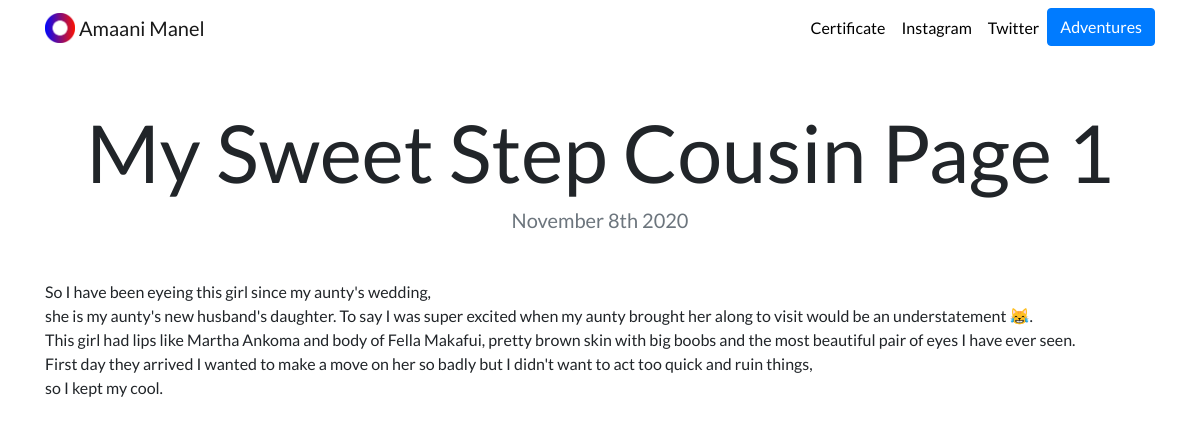
/blog/5/, run on the app's committed database.
### blog/models.py (models this page shows, shortened)
class Blog(models.Model):
    title = models.CharField(max_length=200)
    description = models.TextField(max_length=3000)
    date = models.DateField()

### blog/views.py (the view)
# urls.py: path('<int:blog_id>/', views.detail, name='detail'),
def detail(request, blog_id):
    blog = get_object_or_404(Blog, pk=blog_id)
    return render(request, 'blog/detail.html', {'blog': blog})

### blog/templates/blog/detail.html
{% extends "portfolio/base.html" %}
{% load static %}
{% block content %}
<h1 class="text-center mt-5" id="blogdetailtitle">{{ blog.title }}</h1>
<h5 class="text-center text-muted mb-5">{{ blog.date|date:'F jS Y' }}</h5>
{{ blog.description|safe }}
{% endblock %}

### portfolio/static/portfolio/custom.css (style rules this page uses)
body { font-family: 'Lato', sans-serif; }
@media (min-width: 992px) { #blogdetailtitle { font-size: 5rem; } }

### data on the page
Blog: title "My Sweet Step Cousin Page 1", date "November 8th 2020", description "So I have been eyeing this girl since my aunty's wedding, she is my aunty's new husband's daughter. To say I was super excited when my aunty brought her along to visit would be an understatement 😹. This girl had lips like Martha Ankoma and body of Fella Makafui, pretty brown skin with big boobs and the most beautiful pair of eyes I have ever seen. First day they arrived I wanted to make a move on her so badly but I didn't want to act too quick and ruin things, so I kept my cool."
